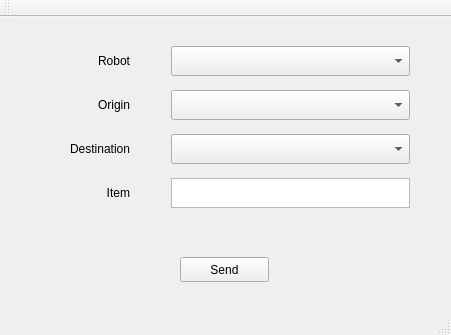
<?xml version="1.0" encoding="UTF-8"?>
<ui version="4.0">
 <class>MainWindow</class>
 <widget class="QMainWindow" name="MainWindow">
  <property name="geometry">
   <rect>
    <x>0</x>
    <y>0</y>
    <width>451</width>
    <height>335</height>
   </rect>
  </property>
  <property name="windowTitle">
   <string>MainWindow</string>
  </property>
  <widget class="QWidget" name="centralWidget">
   <widget class="QPushButton" name="pushButton">
    <property name="geometry">
     <rect>
      <x>180</x>
      <y>240</y>
      <width>89</width>
      <height>25</height>
     </rect>
    </property>
    <property name="text">
     <string>Send</string>
    </property>
   </widget>
   <widget class="QWidget" name="verticalLayoutWidget">
    <property name="geometry">
     <rect>
      <x>160</x>
      <y>10</y>
      <width>261</width>
      <height>201</height>
     </rect>
    </property>
    <layout class="QVBoxLayout" name="verticalLayout">
     <item>
      <widget class="QComboBox" name="robot_comboBox">
       <property name="maximumSize">
        <size>
         <width>16777215</width>
         <height>30</height>
        </size>
       </property>
      </widget>
     </item>
     <item>
      <widget class="QComboBox" name="origin_comboBox">
       <property name="maximumSize">
        <size>
         <width>16777215</width>
         <height>30</height>
        </size>
       </property>
      </widget>
     </item>
     <item>
      <widget class="QComboBox" name="destination_comboBox">
       <property name="maximumSize">
        <size>
         <width>16777215</width>
         <height>30</height>
        </size>
       </property>
      </widget>
     </item>
     <item>
      <widget class="QPlainTextEdit" name="item_textEdit">
       <property name="maximumSize">
        <size>
         <width>16777215</width>
         <height>30</height>
        </size>
       </property>
      </widget>
     </item>
    </layout>
   </widget>
   <widget class="QWidget" name="verticalLayoutWidget_2">
    <property name="geometry">
     <rect>
      <x>20</x>
      <y>10</y>
      <width>121</width>
      <height>201</height>
     </rect>
    </property>
    <layout class="QVBoxLayout" name="verticalLayout_5">
     <item>
      <widget class="QLabel" name="robot_label">
       <property name="maximumSize">
        <size>
         <width>16777215</width>
         <height>30</height>
        </size>
       </property>
       <property name="text">
        <string>Robot</string>
       </property>
       <property name="alignment">
        <set>Qt::AlignRight|Qt::AlignTrailing|Qt::AlignVCenter</set>
       </property>
      </widget>
     </item>
     <item>
      <widget class="QLabel" name="origin_label">
       <property name="maximumSize">
        <size>
         <width>16777215</width>
         <height>30</height>
        </size>
       </property>
       <property name="text">
        <string>Origin</string>
       </property>
       <property name="alignment">
        <set>Qt::AlignRight|Qt::AlignTrailing|Qt::AlignVCenter</set>
       </property>
      </widget>
     </item>
     <item>
      <widget class="QLabel" name="destination_label">
       <property name="maximumSize">
        <size>
         <width>16777215</width>
         <height>30</height>
        </size>
       </property>
       <property name="text">
        <string>Destination</string>
       </property>
       <property name="alignment">
        <set>Qt::AlignRight|Qt::AlignTrailing|Qt::AlignVCenter</set>
       </property>
      </widget>
     </item>
     <item>
      <widget class="QLabel" name="item_label">
       <property name="maximumSize">
        <size>
         <width>16777215</width>
         <height>30</height>
        </size>
       </property>
       <property name="text">
        <string>Item</string>
       </property>
       <property name="alignment">
        <set>Qt::AlignRight|Qt::AlignTrailing|Qt::AlignVCenter</set>
       </property>
      </widget>
     </item>
    </layout>
   </widget>
  </widget>
  <widget class="QMenuBar" name="menuBar">
   <property name="geometry">
    <rect>
     <x>0</x>
     <y>0</y>
     <width>451</width>
     <height>22</height>
    </rect>
   </property>
  </widget>
  <widget class="QToolBar" name="mainToolBar">
   <attribute name="toolBarArea">
    <enum>TopToolBarArea</enum>
   </attribute>
   <attribute name="toolBarBreak">
    <bool>false</bool>
   </attribute>
  </widget>
  <widget class="QStatusBar" name="statusBar"/>
 </widget>
 <layoutdefault spacing="6" margin="11"/>
 <resources/>
 <connections/>
</ui>
